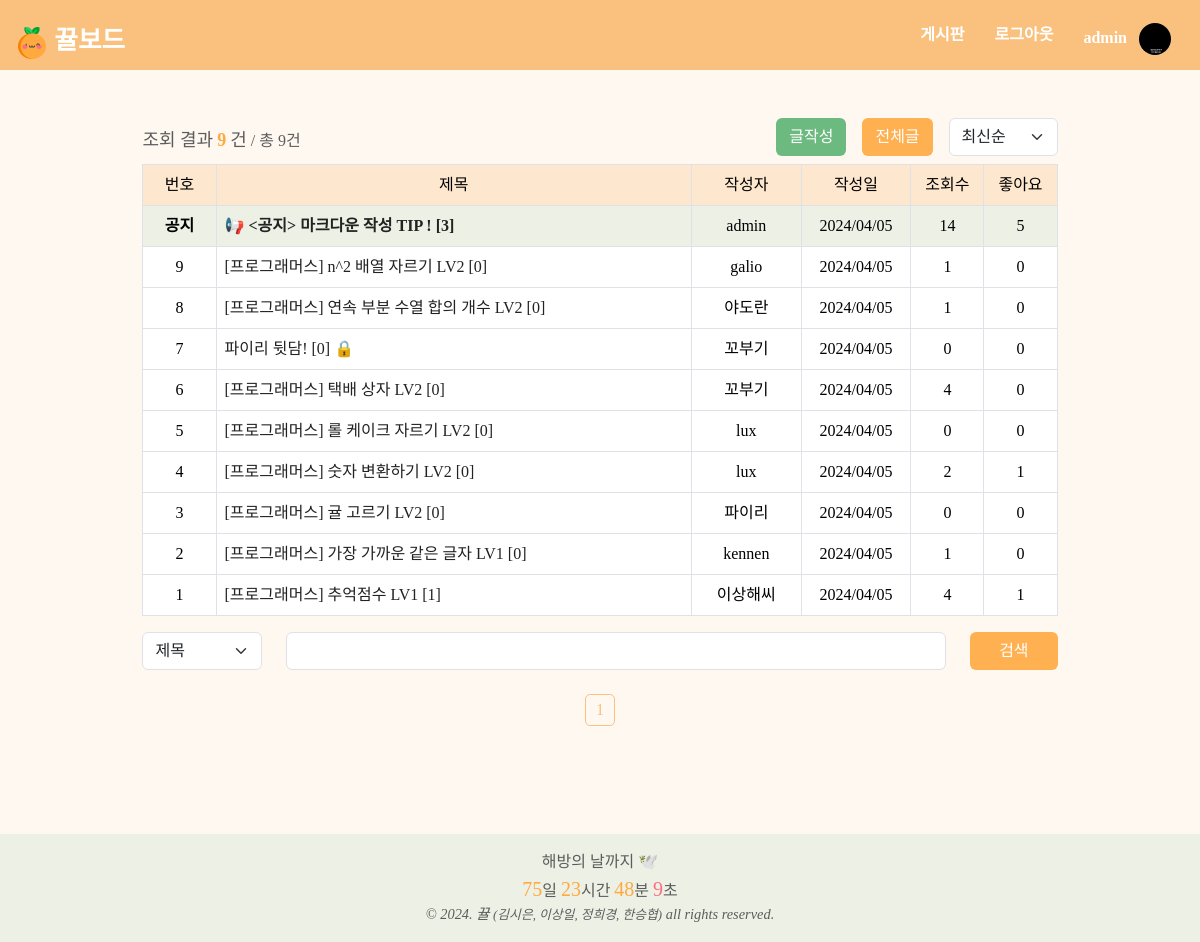
Page /board/index (signed in) on the earlier database version.
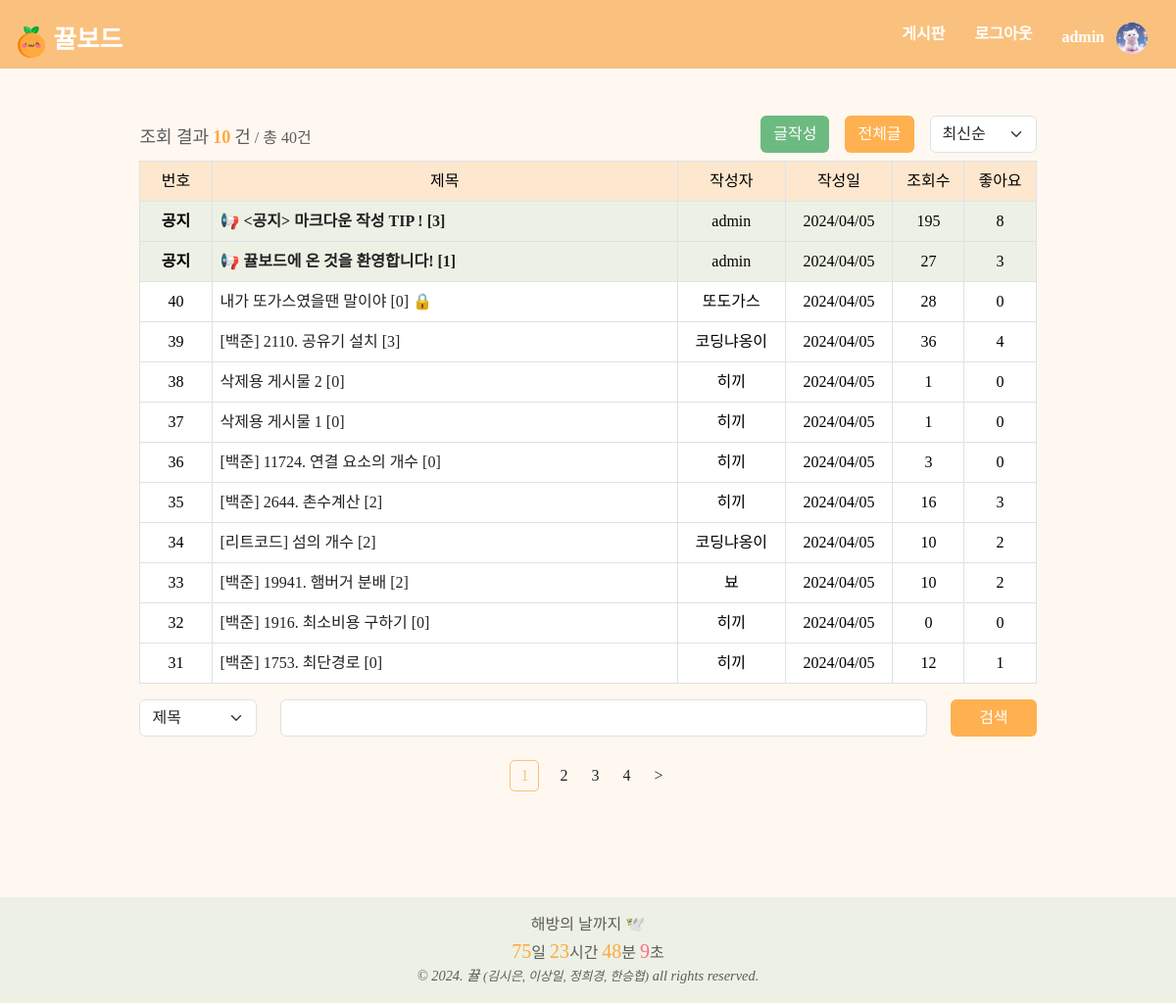
Same page on the later database version.
### app/database.py (models this page shows, shortened)
class User(UserMixin, db.Model):
    user_id = db.Column(db.Integer, primary_key=True)
    username = db.Column(db.String, unique=True, nullable=False)
    password = db.Column(db.String)
    email = db.Column(db.String, unique=True)
    grade = db.Column(db.Integer, default=0)
    userpic = db.Column(db.String)
    comment = db.Column(db.String)
    created_at = db.Column(db.DateTime, default=datetime.now)
    posts = relationship('Post', back_populates='user', lazy='joined')
    comments = relationship('Comment', back_populates='user', lazy='joined')
    likes = relationship('Like', back_populates='user', lazy='joined')

class Post(db.Model):
    post_id = db.Column(db.Integer, primary_key=True, autoincrement=True)
    title = db.Column(db.String, nullable=False)
    body = db.Column(db.Text, nullable=False)
    user_id = db.Column(db.Integer, ForeignKey('user.user_id'), nullable=False)
    status = db.Column(db.String, nullable=True)
    problem_url = db.Column(db.String, nullable=True)
    created_at = db.Column(db.DateTime, nullable=False)
    updated_at = db.Column(db.DateTime, nullable=False)
    click_count = db.Column(db.Integer, nullable=True)
    like_count = db.Column(db.Integer, nullable=True)
    secret_mode = db.Column(db.Boolean, nullable=True)
    user = relationship('User', back_populates='posts', lazy='joined')
    comments = relationship('Comment', back_populates='post', lazy='joined', cascade='all, delete-orphan')
    likes = relationship('Like', primaryjoin="and_(Post.post_id==Like.post_id, Like.deleted==False)",
                        back_populates='post', lazy='joined', cascade='all, delete-orphan')
    notice_mode = db.Column(db.Boolean, default=0)

### app/board/routes.py (the view, shortened to what this page needs)
@board_bp.route('/index')
def index():
    cate = request.args.get('cate', "", type=str)
    keyword = request.args.get('keyword', "", type=str)
    page = request.args.get('page', 1, type=int)
    sort = request.args.get('sort', 'recent', type=str)
    perPage = 10
    notices = Post.query.filter(Post.notice_mode == True).all()
    posts_query = Post.query.filter(Post.notice_mode != True)
    if sort == 'old':
        posts_query = posts_query.order_by(Post.created_at.asc())
    elif sort == 'recent':
        posts_query = posts_query.order_by(Post.created_at.desc())
    elif sort == 'click':
        posts_query = posts_query.order_by(Post.click_count.desc())
    pag = posts_query.paginate(page=page, per_page=perPage)
    stIdx = pag.total - (pag.page - 1) * pag.per_page
    postsCount = min(pag.total, (page - 1) * perPage + len(pag.items))
    isLogin = current_user.is_authenticated
    return render_template('board/index.html', pag=pag, notices=notices, postsCount=postsCount, keyword=keyword, cate=cate, stIdx=stIdx, sort=sort, isLogin=isLogin)

### templates/board/index.html (shortened to what the changed rows need)
{% extends "layout.html" %}
{% block head %}
<link rel="stylesheet" type="text/css" href="{{ url_for('static', filename='css/custom.css') }}">
{% endblock %}
{% block content %}
<div class="boardmain-index">
    <div class="row">
        <div class="col align-items-center d-flex">
            <div class="board-text-line">
                <h2>조회 결과</h2>
                <h2 class="post-count textOrange">{{ postsCount }}</h2>
                <h2>건</h2>
                <h3>/ 총 {{ pag.total }}건</h3>
            </div>
        </div>
    </div>
    <table class="table postTable table-bordered">
        <thead>
            <tr>
                <th class="postNum">번호</th>
                <th class="postTitle">제목</th>
                <th class="postWriter">작성자</th>
                <th class="postDate">작성일</th>
                <th class="postHit">조회수</th>
                <th class="postLike">좋아요</th>
            </tr>
        </thead>
        <tbody class="text-center">
            {% for notice in notices %}
            <tr class="noticePost">
                <td class="fw-bold">{% if notice.secret_mode %}임원공지{% else %}공지{% endif %}</td>
                <td class="fw-bold" style="text-align: left;">
                    <a class="board-td-custom" href="{{ url_for('board.detail', post_id=notice.post_id)}}">📢 {{
                        notice.title }} [{{ notice.comments | length }}]</a>
                </td>
                <td>{{ notice.user.username }}</td>
                <td>{{ notice.created_at.strftime("%Y/%m/%d") }}</td>
                <td>{{ notice.click_count }}</td>
                <td>{{ notice.likes | length }}</td>
            </tr>
            {% endfor %}
            {% for post in pag.items %}
            <tr>
                <td>{{ stIdx - loop.index0 }}</td>
                <td style="text-align: left;">
                    <a class="board-td-custom" href="{{ url_for('board.detail', post_id=post.post_id)}}">{{
                        post.title }} [{{ post.comments | length }}]</a>
                    {% if post.secret_mode %}🔒{% endif %}
                </td>
                <td>{{ post.user.username }}</td>
                <td>{{ post.created_at.strftime("%Y/%m/%d") }}
                </td>
                <td>{{ post.click_count }}</td>
                <td>{{ post.likes | length }}</td>
            </tr>
            {% endfor %}
        </tbody>
    </table>
    <div class="page-nav mt-4">
        <div class="col justify-content-center d-flex align-items-center">
            {% for page_num in pag.iter_pages() %}
            {% if page_num %}
            {% if page_num != pag.page %}
            <a class="page-nav-item"
                href="{{ url_for('board.index', page=page_num, sort=sort, cate=cate, keyword=keyword) }}">{{
                page_num }}</a>
            {% else %}
            <a class="page-nav-item-current">{{ page_num }}</a>
            {% endif %}
            {% else %}
            ...
            {% endif %}
            {% endfor %}
            {% if pag.has_next %}
            <a class="page-nav-item"
                href="{{ url_for('board.index', page=pag.next_num, sort=sort, cate=cate, keyword=keyword) }}">></a>
            {% endif %}
        </div>
    </div>
</div>
{% endblock %}

### templates/layout.html (shortened to what this page needs)
<!doctype html>
<html lang="en">
<head>
    {% block head %}{% endblock %}
    <link rel="stylesheet" type="text/css" href="{{ url_for('static', filename='css/custom.css') }}">
    <link rel="stylesheet" type="text/css" href="{{ url_for('static', filename='css/board.css') }}">
    <link rel="stylesheet" type="text/css" href="{{ url_for('static', filename='css/comment.css') }}">
    <link rel="stylesheet" type="text/css" href="{{ url_for('static', filename='css/detail.css') }}">
</head>
<body>
    <nav id="Nav">
        <div class="navContainer">
            <a class="navLogo" href="{{ url_for('acc.index') }}">
                <img class="navbarLogo" src="/static/kkyul.png" alt="🍊">
                <span style="font-family: 'EF_jejudoldam'">뀰보드</span>
            </a>
            <div>
                <a href="{{ url_for('board.index') }}" style="height: 50px;" class="btn navBtn">게시판</a>
                {% if current_user.is_authenticated %}
                <a href="{{ url_for('acc.logout') }}" style="height: 50px;" class="btn navBtn">로그아웃</a>
                <a href="{{ url_for('acc.profile') }}" style="height: 50px;" class="btn navBtn">
                    {{ current_user.username }}
                    {% if current_user.userpic %}
                        <img class="commentImage" style="margin-left:8px;" src="{{ url_for('static', filename=current_user.userpic )}}">
                    {% else %}
                        <img class="commentImage" style="margin-left:8px;" src="{{ url_for('static', filename='noimage.png' )}}">
                    {% endif %}
                </a>
                {% else %}
                <a href="{{ url_for('acc.login') }}" style="height: 50px;" class="btn navBtn">로그인</a>
                {% endif %}
            </div>
        </div>
    </nav>
    <div class="content-wrap customBody">
        {% block content %}
        {% endblock %}
    </div>
    {% if request.endpoint not in ['board.createPost', 'board.editPost'] %}
    <footer class="vertical">
        <div class="textGray fs-6" style="font-family: 'IM_Hyemin-Bold'">해방의 날까지 🕊️</div>
        <div id="countdown" class="textGray fs-6" style="font-family: 'IM_Hyemin-Bold'">
        </div>
        <div class="textGray fst-italic fs-7">
            © 2024. 뀰
            <span class="fs-8">(김시은, 이상일, 정희경, 한승협)</span>
            all rights reserved.
        </div>
    </footer>
    {% endif %}
</body>
</html>

Differences in the rows shown:
no longer on this page (row edited): Post: index0 "9", title "[프로그래머스] n^2 배열 자르기 LV2", comments|length "0", user.username "galio", created_at "2024/04/05", click_count "1", likes|length "0"
no longer on this page (row edited): Post: index0 "8", title "[프로그래머스] 연속 부분 수열 합의 개수 LV2", comments|length "0", user.username "야도란", created_at "2024/04/05", click_count "1", likes|length "0"
no longer on this page (row unchanged): Post: index0 "7", title "파이리 뒷담!", comments|length "0", user.username "꼬부기", created_at "2024/04/05", click_count "0", likes|length "0"
no longer on this page (row unchanged): Post: index0 "6", title "[프로그래머스] 택배 상자 LV2", comments|length "0", user.username "꼬부기", created_at "2024/04/05", click_count "4", likes|length "0"
no longer on this page (row edited): Post: index0 "5", title "[프로그래머스] 롤 케이크 자르기 LV2", comments|length "0", user.username "lux", created_at "2024/04/05", click_count "0", likes|length "0"
no longer on this page (row edited): Post: index0 "4", title "[프로그래머스] 숫자 변환하기 LV2", comments|length "0", user.username "lux", created_at "2024/04/05", click_count "2", likes|length "1"
no longer on this page (row edited): Post: index0 "3", title "[프로그래머스] 귤 고르기 LV2", comments|length "0", user.username "파이리", created_at "2024/04/05", click_count "0", likes|length "0"
no longer on this page (row unchanged): Post: index0 "2", title "[프로그래머스] 가장 가까운 같은 글자 LV1", comments|length "0", user.username "kennen", created_at "2024/04/05", click_count "1", likes|length "0"
no longer on this page (row edited): Post: index0 "1", title "[프로그래머스] 추억점수 LV1", comments|length "1", user.username "이상해씨", created_at "2024/04/05", click_count "4", likes|length "1"
changed User "admin": userpic: a different picture
changed Post "<공지> 마크다운 작성 TIP !": click_count "14" → "195"; likes|length "5" → "8"
added Post: secret_mode "공지", title "뀰보드에 온 것을 환영합니다!", comments|length "1", user.username "admin", created_at "2024/04/05", click_count "27", likes|length "3", shown under "/ 총 40건"
added Post: index0 "40", title "내가 또가스였을땐 말이야", comments|length "0", user.username "또도가스", created_at "2024/04/05", click_count "28", likes|length "0"
added Post: index0 "39", title "[백준] 2110. 공유기 설치", comments|length "3", user.username "코딩냐옹이", created_at "2024/04/05", click_count "36", likes|length "4"
added Post: index0 "38", title "삭제용 게시물 2", comments|length "0", user.username "히끼", created_at "2024/04/05", click_count "1", likes|length "0"
added Post: index0 "37", title "삭제용 게시물 1", comments|length "0", user.username "히끼", created_at "2024/04/05", click_count "1", likes|length "0"
added Post: index0 "36", title "[백준] 11724. 연결 요소의 개수", comments|length "0", user.username "히끼", created_at "2024/04/05", click_count "3", likes|length "0"
added Post: index0 "35", title "[백준] 2644. 촌수계산", comments|length "2", user.username "히끼", created_at "2024/04/05", click_count "16", likes|length "3"
added Post: index0 "34", title "[리트코드] 섬의 개수", comments|length "2", user.username "코딩냐옹이", created_at "2024/04/05", click_count "10", likes|length "2"
added Post: index0 "33", title "[백준] 19941. 햄버거 분배", comments|length "2", user.username "뵤", created_at "2024/04/05", click_count "10", likes|length "2"
added Post: index0 "32", title "[백준] 1916. 최소비용 구하기", comments|length "0", user.username "히끼", created_at "2024/04/05", click_count "0", likes|length "0"
added Post: index0 "31", title "[백준] 1753. 최단경로", comments|length "0", user.username "히끼", created_at "2024/04/05", click_count "12", likes|length "1"
Other differences:
{{ postsCount }}: "9" → "10"
{{ pag.total }}: "9" → "40"
new list line: "2"
new list line: "3"
new list line: "4"
